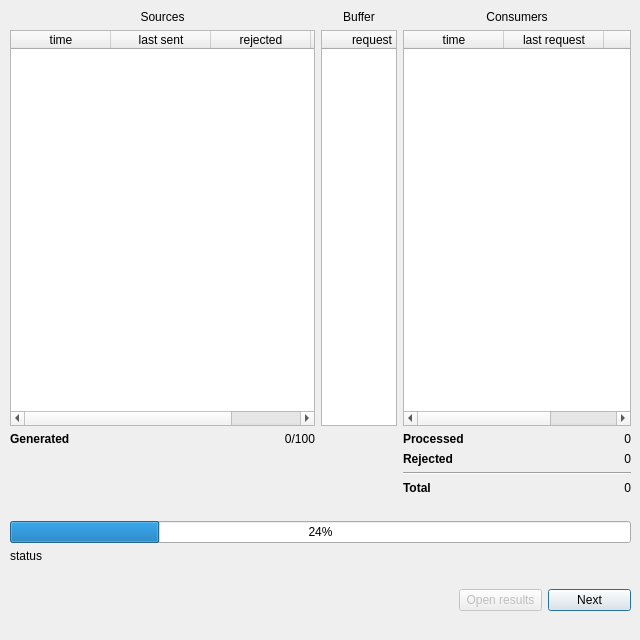
<?xml version="1.0" encoding="UTF-8"?>
<ui version="4.0">
 <class>StepByStepWindow</class>
 <widget class="QWidget" name="StepByStepWindow">
  <property name="geometry">
   <rect>
    <x>0</x>
    <y>0</y>
    <width>640</width>
    <height>640</height>
   </rect>
  </property>
  <property name="sizePolicy">
   <sizepolicy hsizetype="Minimum" vsizetype="Minimum">
    <horstretch>0</horstretch>
    <verstretch>0</verstretch>
   </sizepolicy>
  </property>
  <property name="minimumSize">
   <size>
    <width>640</width>
    <height>640</height>
   </size>
  </property>
  <property name="maximumSize">
   <size>
    <width>640</width>
    <height>640</height>
   </size>
  </property>
  <property name="windowTitle">
   <string>Step by step mode</string>
  </property>
  <widget class="QWidget" name="verticalLayoutWidget">
   <property name="geometry">
    <rect>
     <x>10</x>
     <y>10</y>
     <width>621</width>
     <height>601</height>
    </rect>
   </property>
   <layout class="QVBoxLayout" name="mainLayout" stretch="0,0">
    <property name="spacing">
     <number>6</number>
    </property>
    <item>
     <layout class="QHBoxLayout" name="HeadersLayuot" stretch="4,1,3">
      <item>
       <widget class="QLabel" name="lblSources">
        <property name="text">
         <string>Sources</string>
        </property>
        <property name="alignment">
         <set>Qt::AlignCenter</set>
        </property>
       </widget>
      </item>
      <item>
       <widget class="QLabel" name="lblBuffer">
        <property name="maximumSize">
         <size>
          <width>150</width>
          <height>16777215</height>
         </size>
        </property>
        <property name="text">
         <string>Buffer</string>
        </property>
        <property name="alignment">
         <set>Qt::AlignCenter</set>
        </property>
       </widget>
      </item>
      <item>
       <widget class="QLabel" name="lblConsumers">
        <property name="text">
         <string>Consumers</string>
        </property>
        <property name="alignment">
         <set>Qt::AlignCenter</set>
        </property>
       </widget>
      </item>
     </layout>
    </item>
    <item>
     <layout class="QGridLayout" name="gridTables" columnstretch="4,1,3">
      <item row="1" column="0">
       <layout class="QHBoxLayout" name="srcNumsLayout" stretch="0,0">
        <item>
         <widget class="QLabel" name="lblGen">
          <property name="font">
           <font>
            <weight>75</weight>
            <bold>true</bold>
           </font>
          </property>
          <property name="text">
           <string>Generated</string>
          </property>
          <property name="alignment">
           <set>Qt::AlignLeading|Qt::AlignLeft|Qt::AlignTop</set>
          </property>
          <property name="wordWrap">
           <bool>false</bool>
          </property>
         </widget>
        </item>
        <item>
         <widget class="QLabel" name="lblGenField">
          <property name="text">
           <string>&lt;html&gt;&lt;head/&gt;&lt;body&gt;&lt;p&gt;0/100&lt;/p&gt;&lt;/body&gt;&lt;/html&gt;</string>
          </property>
          <property name="alignment">
           <set>Qt::AlignRight|Qt::AlignTop|Qt::AlignTrailing</set>
          </property>
          <property name="wordWrap">
           <bool>false</bool>
          </property>
         </widget>
        </item>
       </layout>
      </item>
      <item row="3" column="0" colspan="3">
       <widget class="QProgressBar" name="modelingProgressBar">
        <property name="value">
         <number>24</number>
        </property>
       </widget>
      </item>
      <item row="0" column="1">
       <widget class="QTableWidget" name="tblBuffer">
        <property name="sizePolicy">
         <sizepolicy hsizetype="Expanding" vsizetype="Expanding">
          <horstretch>0</horstretch>
          <verstretch>0</verstretch>
         </sizepolicy>
        </property>
        <property name="maximumSize">
         <size>
          <width>10000</width>
          <height>16777215</height>
         </size>
        </property>
        <column>
         <property name="text">
          <string>request</string>
         </property>
        </column>
       </widget>
      </item>
      <item row="7" column="2">
       <layout class="QHBoxLayout" name="btnsLayout" stretch="2,3,3">
        <item>
         <spacer name="horizontalSpacer_3">
          <property name="orientation">
           <enum>Qt::Horizontal</enum>
          </property>
          <property name="sizeHint" stdset="0">
           <size>
            <width>30</width>
            <height>20</height>
           </size>
          </property>
         </spacer>
        </item>
        <item>
         <widget class="QPushButton" name="btnOpenResults">
          <property name="enabled">
           <bool>false</bool>
          </property>
          <property name="text">
           <string>Open results</string>
          </property>
          <property name="autoDefault">
           <bool>false</bool>
          </property>
          <property name="default">
           <bool>false</bool>
          </property>
          <property name="flat">
           <bool>false</bool>
          </property>
         </widget>
        </item>
        <item>
         <widget class="QPushButton" name="btnNext">
          <property name="text">
           <string>Next</string>
          </property>
          <property name="default">
           <bool>true</bool>
          </property>
         </widget>
        </item>
       </layout>
      </item>
      <item row="6" column="0" colspan="3">
       <spacer name="horizontalSpacer_2">
        <property name="orientation">
         <enum>Qt::Horizontal</enum>
        </property>
        <property name="sizeHint" stdset="0">
         <size>
          <width>40</width>
          <height>20</height>
         </size>
        </property>
       </spacer>
      </item>
      <item row="0" column="2">
       <widget class="QTableWidget" name="tblConsumers">
        <property name="maximumSize">
         <size>
          <width>10000</width>
          <height>16777215</height>
         </size>
        </property>
        <column>
         <property name="text">
          <string>time</string>
         </property>
        </column>
        <column>
         <property name="text">
          <string>last request</string>
         </property>
        </column>
        <column>
         <property name="text">
          <string>total</string>
         </property>
        </column>
       </widget>
      </item>
      <item row="2" column="0" colspan="3">
       <spacer name="horizontalSpacer">
        <property name="orientation">
         <enum>Qt::Horizontal</enum>
        </property>
        <property name="sizeHint" stdset="0">
         <size>
          <width>40</width>
          <height>20</height>
         </size>
        </property>
       </spacer>
      </item>
      <item row="5" column="0">
       <widget class="QLabel" name="lblStatusBar">
        <property name="text">
         <string>status</string>
        </property>
       </widget>
      </item>
      <item row="0" column="0">
       <widget class="QTableWidget" name="tblSources">
        <property name="sizePolicy">
         <sizepolicy hsizetype="Expanding" vsizetype="Expanding">
          <horstretch>0</horstretch>
          <verstretch>0</verstretch>
         </sizepolicy>
        </property>
        <property name="maximumSize">
         <size>
          <width>10000</width>
          <height>16777215</height>
         </size>
        </property>
        <column>
         <property name="text">
          <string>time</string>
         </property>
        </column>
        <column>
         <property name="text">
          <string>last sent</string>
         </property>
        </column>
        <column>
         <property name="text">
          <string>rejected</string>
         </property>
        </column>
        <column>
         <property name="text">
          <string>total</string>
         </property>
        </column>
       </widget>
      </item>
      <item row="1" column="2">
       <layout class="QVBoxLayout" name="cnmrNumsLayout">
        <item>
         <layout class="QHBoxLayout" name="horizontalLayout_7">
          <item>
           <widget class="QLabel" name="lblProc">
            <property name="enabled">
             <bool>true</bool>
            </property>
            <property name="font">
             <font>
              <weight>75</weight>
              <bold>true</bold>
             </font>
            </property>
            <property name="text">
             <string>Processed</string>
            </property>
            <property name="alignment">
             <set>Qt::AlignLeading|Qt::AlignLeft|Qt::AlignVCenter</set>
            </property>
           </widget>
          </item>
          <item>
           <widget class="QLabel" name="lblProcField">
            <property name="text">
             <string>0</string>
            </property>
            <property name="alignment">
             <set>Qt::AlignRight|Qt::AlignTrailing|Qt::AlignVCenter</set>
            </property>
           </widget>
          </item>
         </layout>
        </item>
        <item>
         <layout class="QHBoxLayout" name="horizontalLayout_13">
          <item>
           <widget class="QLabel" name="lblRej">
            <property name="font">
             <font>
              <weight>75</weight>
              <bold>true</bold>
             </font>
            </property>
            <property name="text">
             <string>Rejected</string>
            </property>
           </widget>
          </item>
          <item>
           <widget class="QLabel" name="lblRejField">
            <property name="text">
             <string>0</string>
            </property>
            <property name="alignment">
             <set>Qt::AlignRight|Qt::AlignTrailing|Qt::AlignVCenter</set>
            </property>
           </widget>
          </item>
         </layout>
        </item>
        <item>
         <widget class="Line" name="line">
          <property name="orientation">
           <enum>Qt::Horizontal</enum>
          </property>
         </widget>
        </item>
        <item>
         <layout class="QHBoxLayout" name="horizontalLayout_12">
          <item>
           <widget class="QLabel" name="lblTotal">
            <property name="font">
             <font>
              <weight>75</weight>
              <bold>true</bold>
             </font>
            </property>
            <property name="text">
             <string>Total</string>
            </property>
           </widget>
          </item>
          <item>
           <widget class="QLabel" name="lblTotalField">
            <property name="text">
             <string>0</string>
            </property>
            <property name="alignment">
             <set>Qt::AlignRight|Qt::AlignTrailing|Qt::AlignVCenter</set>
            </property>
           </widget>
          </item>
         </layout>
        </item>
       </layout>
      </item>
     </layout>
    </item>
   </layout>
  </widget>
 </widget>
 <resources/>
 <connections/>
</ui>
